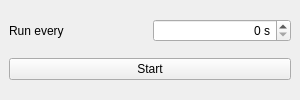
<?xml version="1.0" encoding="UTF-8"?>
<ui version="4.0">
 <class>mainWindow</class>
 <widget class="QMainWindow" name="mainWindow">
  <property name="geometry">
   <rect>
    <x>0</x>
    <y>0</y>
    <width>300</width>
    <height>100</height>
   </rect>
  </property>
  <property name="windowTitle">
   <string>Apartament Search</string>
  </property>
  <widget class="QWidget" name="centralwidget">
   <layout class="QVBoxLayout" name="verticalLayout">
    <item>
     <layout class="QHBoxLayout" name="horizontalLayout">
      <item>
       <widget class="QLabel" name="label">
        <property name="text">
         <string>Run every</string>
        </property>
       </widget>
      </item>
      <item>
       <widget class="QSpinBox" name="spinBox">
        <property name="alignment">
         <set>Qt::AlignRight|Qt::AlignTrailing|Qt::AlignVCenter</set>
        </property>
        <property name="suffix">
         <string> s</string>
        </property>
       </widget>
      </item>
     </layout>
    </item>
    <item>
     <widget class="QPushButton" name="pushButton">
      <property name="text">
       <string>Start</string>
      </property>
     </widget>
    </item>
   </layout>
  </widget>
 </widget>
 <resources>
  <include location="resources.qrc"/>
 </resources>
 <connections>
  <connection>
   <sender>pushButton</sender>
   <signal>clicked()</signal>
   <receiver>mainWindow</receiver>
   <slot>close()</slot>
   <hints>
    <hint type="sourcelabel">
     <x>149</x>
     <y>74</y>
    </hint>
    <hint type="destinationlabel">
     <x>149</x>
     <y>49</y>
    </hint>
   </hints>
  </connection>
 </connections>
</ui>
